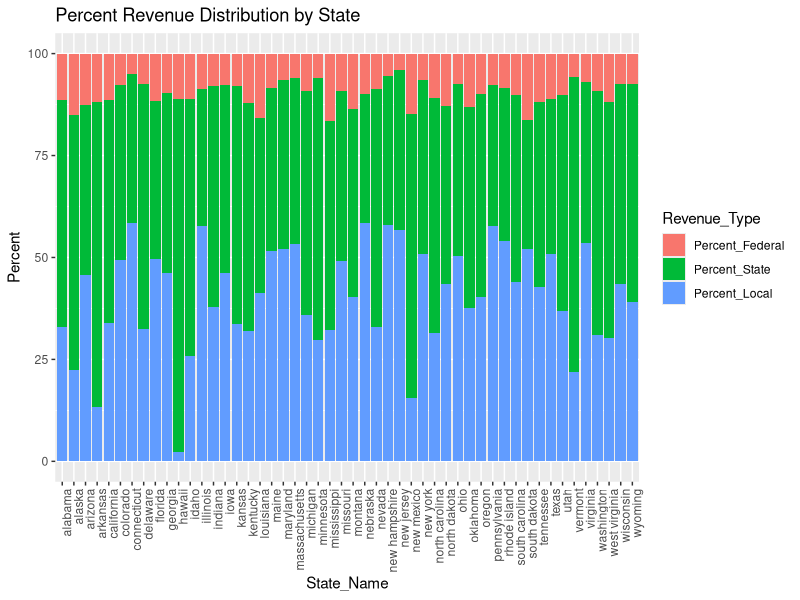
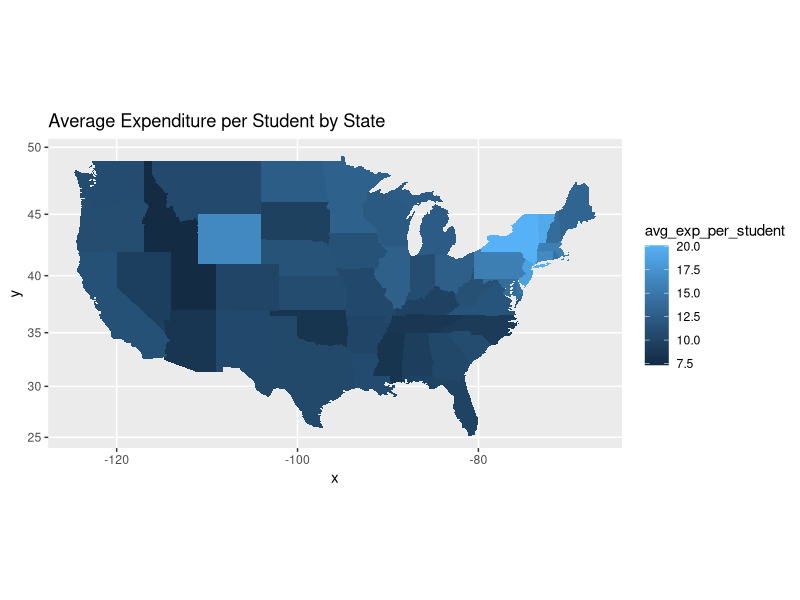
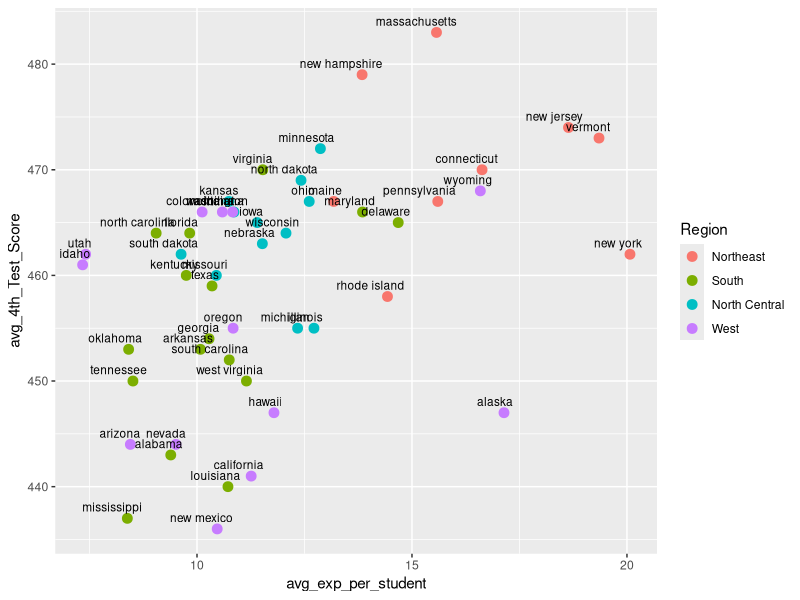
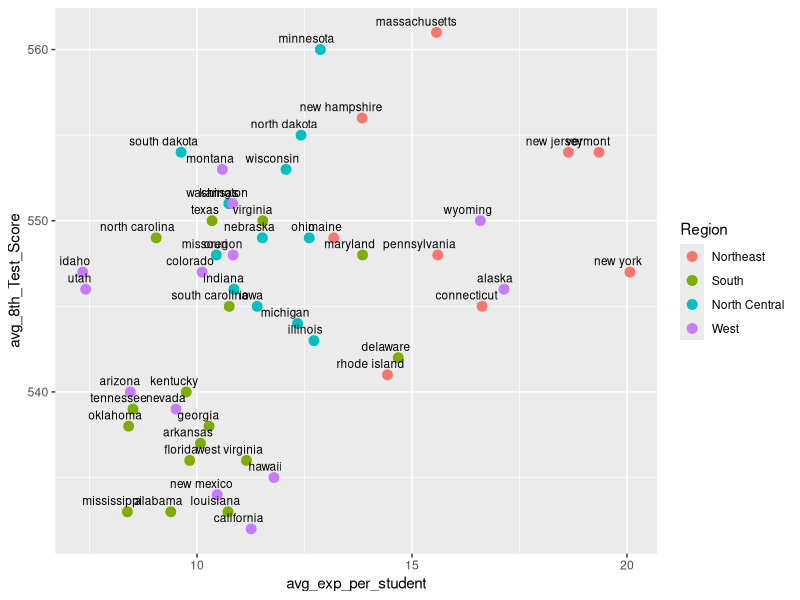
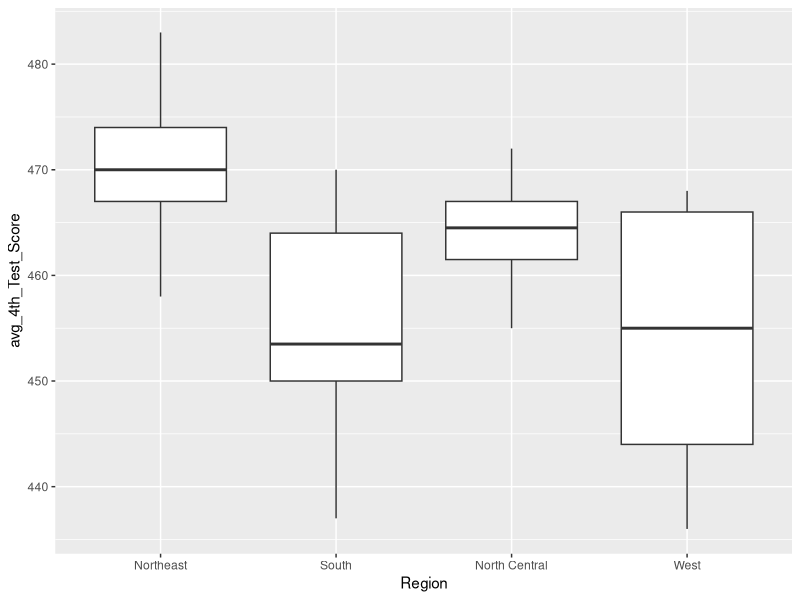
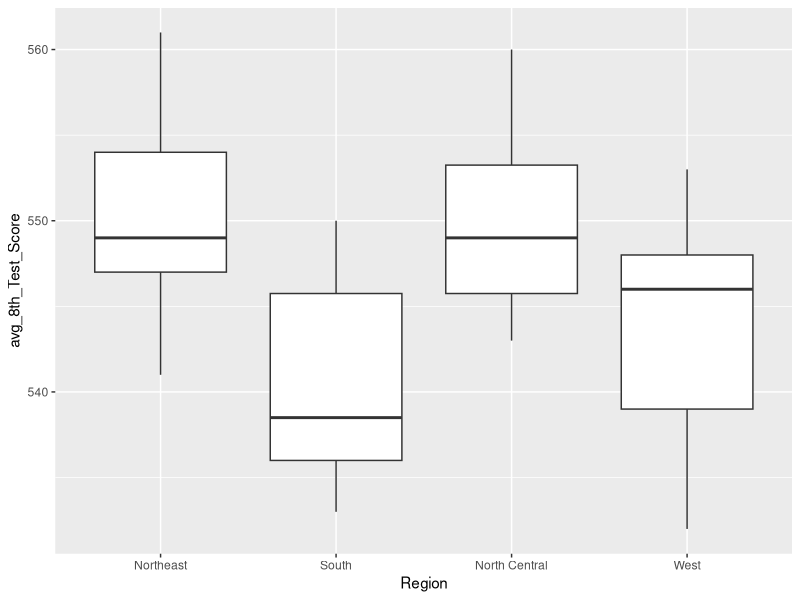
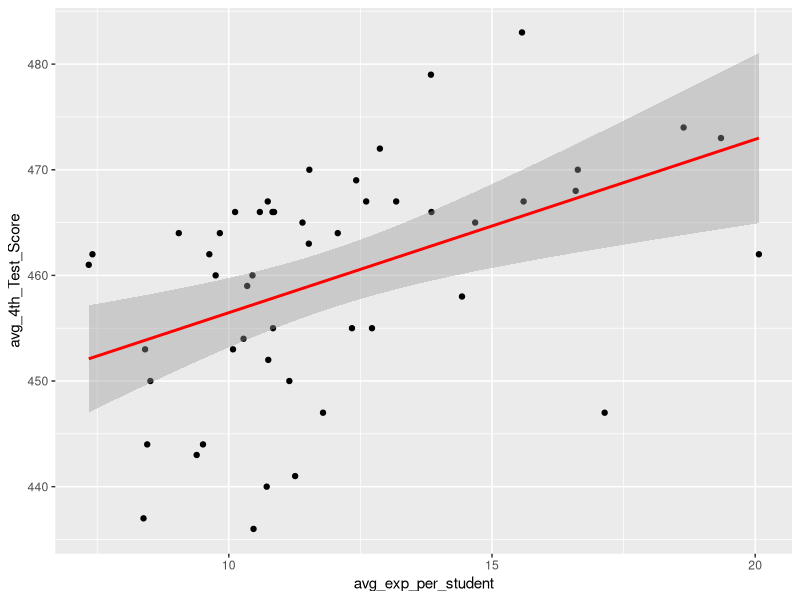
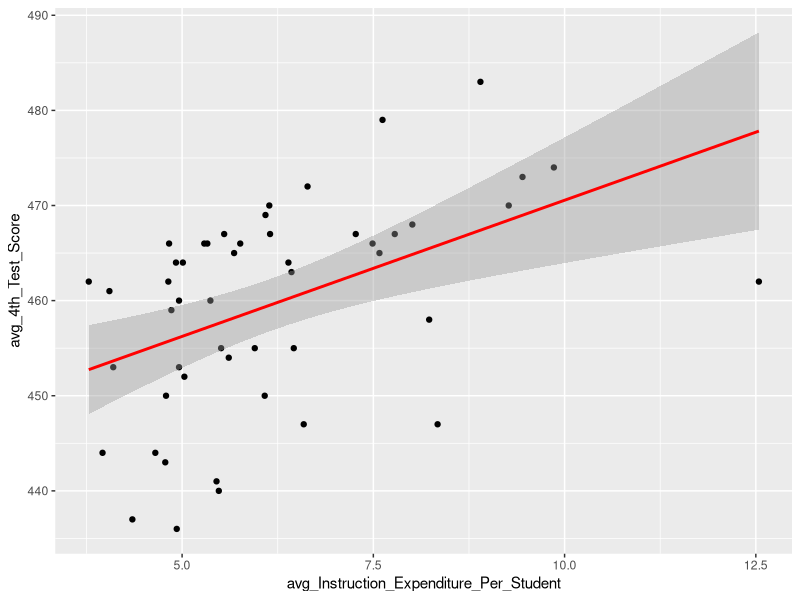

Generate these figures, in order, with R:
## ---- chunk 1
library(readxl)
states_all <- read_excel("states_all.xlsx")
## ---- chunk 2
# Convert excel to data frame
States <- data.frame(states_all)
# Remove first column Primary_Key
States <- States[,-1]
# Filter data for years with complete information
library(dplyr)
States <- filter(States, YEAR %in% c("2003", "2005", "2007", "2009", "2011", "2013", "2015"))
# Remove territories that do not have data
States <- States[-359:-409,]
# Remove District of Columbia
States <- States[States$STATE != "DISTRICT_OF_COLUMBIA",]
# Fix column names
NamesOfColumns <- c("State_Name", "Year", "Total_Enrollment", "Total_Revenue", "Federal_Revenue", "State_Revenue", "Local_Revenue",
                    "Total_Expenditure", "Instruction_Expenditure", "Support_Service_Expenditure", "Other_Expenditure",
                    "Capital_Outlay_Expenditure", "PK_Enrollment", "KG_Enrollment", "4th_Grade_Enrollment", "8th_Grade_Enrollment",
                    "12th_Grade_Enrollment", "1st_through_8th_Enrollment", "9th_through_12th_Enrollment", "1st_through_12th_Enrollment",
                    "Average_4th_Grade_Math_Score", "Average_8th_Grade_Math_Score", "Average_4th_Grade_Reading_Score", 
                    "Average_8th_Grade_Reading_Score")
States <- setNames(States, NamesOfColumns)
# Lowercase state names
States$State_Name <- tolower(States$State_Name)
# Remove "_" and replace with space in State Name column
States$State_Name <- gsub("_", " ", States$State_Name)
# Add total expenses per student coloumn
States$Expenditure_Per_Student <- States$Total_Expenditure / States$Total_Enrollment
# Add total local revenue per student column
States$Local_Revenue_Per_Student <- States$Local_Revenue / States$Total_Enrollment
# Add total state revenue per student column
States$State_Revenue_Per_Student <- States$State_Revenue / States$Total_Enrollment
# Add total Instruction Expenses per student column
States$Instruction_Expenditure_Per_Student <- States$Instruction_Expenditure / States$Total_Enrollment
# Add total Support Services Expenditure per student coloumn
States$Support_Service_Expenditure_Per_Student <- States$Support_Service_Expenditure / States$Total_Enrollment
# Add total Capital Expenses per student column
States$Capital_Outlay_Expenditure_Per_Student <- States$Capital_Outlay_Expenditure / States$Total_Enrollment
# Add total 4th Grade test results
States$Total_4th_Grade_Score <- States$Average_4th_Grade_Math_Score + States$Average_4th_Grade_Reading_Score
# Add total 8th Grade test results
States$Total_8th_Grade_Score <- States$Average_8th_Grade_Math_Score + States$Average_8th_Grade_Reading_Score
## ---- chunk 3
summary(States)
## ---- chunk 4
# Create data frame of revenue source by state
revenue_distribution <- States %>%
  group_by(State_Name) %>%
  summarise(avg_federal_revenue = mean(Federal_Revenue))
revenue_distribution <- data.frame(revenue_distribution)
revenue_distribution$avg_federal_revenue <- round(revenue_distribution$avg_federal_revenue)
## ---- chunk 5
# Add State Revenue
revenue_distribution1 <- States %>%
  group_by(State_Name) %>%
  summarise(avg_state_revenue = mean(State_Revenue))
revenue_distribution1 <- data.frame(revenue_distribution1)
revenue_distribution1$avg_state_revenue <- round(revenue_distribution1$avg_state_revenue)
revenue_distribution <- inner_join(revenue_distribution, revenue_distribution1, by = "State_Name")
## ---- chunk 6
# Add Local Revenue
revenue_distribution2 <- States %>%
  group_by(State_Name) %>%
  summarise(avg_local_revenue = mean(Local_Revenue))
revenue_distribution2 <- data.frame(revenue_distribution2)
revenue_distribution2$avg_local_revenue <- round(revenue_distribution2$avg_local_revenue)
revenue_distribution <- inner_join(revenue_distribution, revenue_distribution2, by = "State_Name")
## ---- chunk 7
# Add total Revenue Column
revenue_distribution$Total_Revenue <- revenue_distribution$avg_federal_revenue + revenue_distribution$avg_state_revenue +
                                      revenue_distribution$avg_local_revenue
## ---- chunk 8
# Find Federal, State, and Local Percent Revenue
revenue_distribution$Percent_Federal <- revenue_distribution$avg_federal_revenue / revenue_distribution$Total_Revenue * 100
revenue_distribution$Percent_State <- revenue_distribution$avg_state_revenue / revenue_distribution$Total_Revenue * 100
revenue_distribution$Percent_Local <- revenue_distribution$avg_local_revenue / revenue_distribution$Total_Revenue * 100
## ---- chunk 9
library(reshape2)
rd_long <- subset(revenue_distribution, select = c(State_Name, Percent_Federal, Percent_State, Percent_Local))
rd_long <- melt(rd_long, variable.name = "Revenue_Type",
                                  value.name = "Percent")
## ---- chunk 10
library(ggplot2)
rdgraph <- ggplot() + geom_bar(aes(y=Percent, x = State_Name, fill = Revenue_Type), data = rd_long, stat="identity")
rdgraph <- rdgraph + theme(axis.text.x = element_text(angle = 90, hjust = 1)) + ggtitle("Percent Revenue Distribution by State")
rdgraph
## ---- chunk 11
# Descriptive statistics on revenue distribution
quantile(revenue_distribution$Percent_Federal)
quantile(revenue_distribution$Percent_State)
quantile(revenue_distribution$Percent_Local)
## ---- chunk 12
# Create data frame of Average Expenditure Per Student per State
 g <- States %>%
  group_by(State_Name) %>%
  summarise(avg_exp_per_student = mean(Expenditure_Per_Student))
 g <- data.frame(g)
 g$avg_exp_per_student <- round(g$avg_exp_per_student, digits = 2)
## ---- chunk 13
# Create map of Average Expenditure Per Student
us <- map_data("state")
Exp_Per_Student_Map <- ggplot(g, aes(map_id = State_Name))
Exp_Per_Student_Map <- Exp_Per_Student_Map + geom_map(map = us,
        aes(fill=avg_exp_per_student))
Exp_Per_Student_Map <- Exp_Per_Student_Map + expand_limits(x = us$long, y = us$lat)
Exp_Per_Student_Map <- Exp_Per_Student_Map + coord_map() + ggtitle("Average Expenditure per Student by State")
Exp_Per_Student_Map
## ---- chunk 14
# Discriptive statistics on Average Expenditure per Student
quantile(g$avg_exp_per_student)
## ---- chunk 15
# Add Average 4th Grades Test Score by State to g
h <- States %>%
  group_by(State_Name) %>%
  summarise(avg_4th_Test_Score = round(mean(Total_4th_Grade_Score)))
 h <- data.frame(h)
g <- inner_join(g, h, by = "State_Name")
## ---- chunk 16
# Add Average 8th Grades Test Score by State to g
i <- States %>%
  group_by(State_Name) %>%
  summarise(avg_8th_Test_Score = round(mean(Total_8th_Grade_Score)))
 i <- data.frame(i)
g <- inner_join(g, i, by = "State_Name")
## ---- chunk 17
# Create plot showing 4th Grade test scores by state and expenditures per student by region
# Add region coloumn
g$Region <- state.region 
j <- ggplot(g, aes(x=avg_exp_per_student, y= avg_4th_Test_Score))
j <- j + geom_point(aes(color=Region), size=3)
j <- j + geom_text(aes(label=State_Name), size=3, vjust=-.75, hjust=.75)
j
## ---- chunk 18
# Create plot showing 8th Grade test scores by state and expenditures per student by region
k <- ggplot(g, aes(x=avg_exp_per_student, y= avg_8th_Test_Score))
k <- k + geom_point(aes(color=Region), size=3)
k <- k + geom_text(aes(label=State_Name), size=3, vjust=-.75, hjust=.75)
k
## ---- chunk 19
ggplot(g, aes(x=Region,avg_4th_Test_Score)) + geom_boxplot()
## ---- chunk 20
ggplot(g, aes(x=Region,avg_8th_Test_Score)) + geom_boxplot()
## ---- chunk 21
# Add Instruction Expenditure per student to g
m <- States %>%
  group_by(State_Name) %>%
  summarise(avg_Instruction_Expenditure_Per_Student = round(mean(Instruction_Expenditure_Per_Student), digits =2))
m <- data.frame(m)
g <- inner_join(g, m, by = "State_Name")
## ---- chunk 22
# Add Support Expenditure per student to g
n <- States %>%
  group_by(State_Name) %>%
  summarise(avg_Support_Service_Expenditure_Per_Student = round(mean(Support_Service_Expenditure_Per_Student), digits =2))
n <- data.frame(n)
g <- inner_join(g, n, by = "State_Name")
## ---- chunk 23
g <- inner_join(g, revenue_distribution, by = "State_Name")
## ---- chunk 24
# Seperate data by Region
NERegionDF <- g %>%
  filter(Region == "Northeast")
SRegionDF <- g %>%
  filter(Region == "South")
WRegionDF <- g %>%
  filter(Region == "West")
NCRegionDF <- g %>%
  filter(Region == "North Central")
## ---- chunk 25
# Scatterplots to see if relationship
o <- ggplot(g, aes(x=avg_exp_per_student, y=avg_4th_Test_Score)) + geom_point() + stat_smooth(method = "lm", col = "red")
o
## ---- chunk 26
p <- ggplot(g, aes(x=avg_Instruction_Expenditure_Per_Student, y=avg_4th_Test_Score)) + geom_point() + stat_smooth(method = "lm", col = "red")
p
## ---- chunk 27
q <- ggplot(g, aes(x=avg_Support_Service_Expenditure_Per_Student, y=avg_4th_Test_Score)) + geom_point() + stat_smooth(method = "lm", col = "red")
q
## ---- chunk 28
r <- ggplot(g, aes(x=Percent_Local, y=avg_4th_Test_Score)) + geom_point() + stat_smooth(method = "lm", col = "red")
r
## ---- chunk 29
s <- ggplot(g, aes(x=Percent_State, y=avg_4th_Test_Score)) + geom_point() + stat_smooth(method = "lm", col = "red")
s
## ---- chunk 30
t <- ggplot(g, aes(x=avg_exp_per_student, y=avg_8th_Test_Score)) + geom_point() + stat_smooth(method = "lm", col = "red")
t
## ---- chunk 31
v <- ggplot(g, aes(x=avg_Instruction_Expenditure_Per_Student, y=avg_8th_Test_Score)) + geom_point() + stat_smooth(method = "lm", col = "red")
v
## ---- chunk 32
w <- ggplot(g, aes(x=avg_Support_Service_Expenditure_Per_Student, y=avg_8th_Test_Score)) + geom_point() + stat_smooth(method = "lm", col = "red")
w
## ---- chunk 33
x <- ggplot(g, aes(x=Percent_Local, y=avg_8th_Test_Score)) + geom_point() + stat_smooth(method = "lm", col = "red")
x
## ---- chunk 34
y <- ggplot(g, aes(x=Percent_State, y=avg_8th_Test_Score)) + geom_point() + stat_smooth(method = "lm", col = "red")
y
## ---- chunk 35
# Linear models
model1 <- lm(formula = avg_4th_Test_Score ~ avg_exp_per_student + Percent_Local + Percent_State + Region, data = g)
summary(model1)
## ---- chunk 36
model2 <- lm(formula = avg_4th_Test_Score ~ Percent_Local + Percent_State + Region, data = g)
summary(model2)
## ---- chunk 37
model3 <- lm(formula = avg_8th_Test_Score ~ avg_exp_per_student + Percent_Local + Percent_State + Region, data = g)
summary(model3)
## ---- chunk 38
model4 <- lm(formula = avg_8th_Test_Score ~ avg_exp_per_student + Percent_Local + Percent_State, data = NERegionDF)
summary(model4)
## ---- chunk 39
model5 <- lm(formula = avg_4th_Test_Score ~ avg_exp_per_student + Percent_Local + Percent_State, data = NERegionDF)
summary(model5)
## ---- chunk 40
model6 <- lm(formula = avg_8th_Test_Score ~ avg_exp_per_student + Percent_Local + Percent_State, data = NCRegionDF)
summary(model6)
## ---- chunk 41
model7 <- lm(formula = avg_4th_Test_Score ~ avg_exp_per_student + Percent_Local + Percent_State, data = NCRegionDF)
summary(model7)
## ---- chunk 42
model8 <- lm(formula = avg_8th_Test_Score ~ avg_exp_per_student + Percent_Local + Percent_State, data = SRegionDF)
summary(model8)
## ---- chunk 43
model9 <- lm(formula = avg_4th_Test_Score ~ avg_exp_per_student + Percent_Local + Percent_State, data = SRegionDF)
summary(model9)
## ---- chunk 44
model10 <- lm(formula = avg_4th_Test_Score ~ Percent_Local + Percent_State, data = SRegionDF)
summary(model10)
## ---- chunk 45
model11 <- lm(formula = avg_8th_Test_Score ~ avg_exp_per_student + Percent_Local + Percent_State, data = WRegionDF)
summary(model11)
## ---- chunk 46
model12 <- lm(formula = avg_4th_Test_Score ~ avg_exp_per_student + Percent_Local + Percent_State, data = WRegionDF)
summary(model12)
## ---- chunk 47
# Create categorial variable of above average test scores for 4th grade
tm4 <- mean(g$avg_4th_Test_Score)
g$good_scores_4 <- cut(g$avg_4th_Test_Score, breaks = c(-Inf, tm4, Inf),
                                                    labels = c("0", "1"))
## ---- chunk 48
# Create categorical variable of above average test scores for 8th grade
tm8 <- mean(g$avg_8th_Test_Score)
g$good_scores_8 <- cut(g$avg_8th_Test_Score, breaks = c(-Inf, tm8, Inf),
                                                    labels = c("0", "1"))
## ---- chunk 49
# Create train and test data sets
set.seed(1)
nrows <- nrow(g) # number of rows in the data
sample_size <- round(0.6*nrows) # take 60%

training_index <- sample(1:nrows, size = sample_size, replace = FALSE) # random index

ts_train <- g[training_index, ] # train data set
ts_test <- g[-training_index, ] # test data set
## ---- chunk 50
# Train model with the kernlab package
set.seed(1)
library(kernlab)
model <- ksvm(good_scores_4 ~ avg_Instruction_Expenditure_Per_Student + avg_Support_Service_Expenditure_Per_Student + Percent_State + Percent_Local + Region, data = ts_train,
                    kernel = "rbfdot",
                    kpar = "automatic",
                    prob.model = TRUE)

model
## ---- chunk 51
# Table of prediction model
pred <- predict(model, ts_test)
table(pred, ts_test$good_scores_4)
## ---- chunk 52
# Create column in ts_test for accuracy
ts_test$Predicted <- pred
Accuracy <- c()
Accuracy <- ifelse(ts_test$good_scores_4 == ts_test$Predicted, 0, 1)
ts_test$Accuracy <- Accuracy
## ---- chunk 53
# Create scatter plot with results of model
g1 <- ggplot(ts_test, aes(x = avg_exp_per_student, y = avg_4th_Test_Score))
g1 <- g1 + geom_point(aes(size = Accuracy, color = good_scores_4, shape = pred))
g1
## ---- chunk 54
# Train model with the kernlab package
set.seed(2)
model1 <- ksvm(good_scores_8 ~ avg_exp_per_student + avg_Instruction_Expenditure_Per_Student + avg_Support_Service_Expenditure_Per_Student + Percent_State + Percent_Local, data = ts_train,
                    kernel = "rbfdot",
                    kpar = "automatic",
                    prob.model = TRUE)

model1
## ---- chunk 55
set.seed(2)
pred1 <- predict(model1, ts_test)
table(pred1, ts_test$good_scores_8)
## ---- chunk 56
# Create column in ts_test for accuracy
ts_test$Predicted <- pred
Accuracy8 <- c()
Accuracy8 <- ifelse(ts_test$good_scores_8 == ts_test$Predicted, 0, 1)
ts_test$Accuracy8 <- Accuracy8
## ---- chunk 57
# Create scatter plot with results of model
g2 <- ggplot(ts_test, aes(x = avg_8th_Test_Score, y = avg_exp_per_student))
g2 <- g2 + geom_point(aes(size = Accuracy8, color = good_scores_8, shape = pred))
g2
## ---- chunk 58
# Create categorial variable of above average test scores for 4th grade with South regional information
tms4 <- mean(SRegionDF$avg_4th_Test_Score)
SRegionDF$good_scores_4 <- cut(SRegionDF$avg_4th_Test_Score, breaks = c(-Inf, tms4, Inf),
                                                    labels = c("0", "1"))
## ---- chunk 59
# Create categorical variable of above average test scores for 8th grade
tms8 <- mean(SRegionDF$avg_8th_Test_Score)
SRegionDF$good_scores_8 <- cut(SRegionDF$avg_8th_Test_Score, breaks = c(-Inf, tms8, Inf),
                                                    labels = c("0", "1"))
## ---- chunk 60
# Create train and test data sets
set.seed(1)
nrows <- nrow(SRegionDF) # number of rows in the data
sample_size <- round(0.6*nrows) # take 60%

training_index <- sample(1:nrows, size = sample_size, replace = FALSE) # random index

ts_train <- SRegionDF[training_index, ] # train data set
ts_test <- SRegionDF[-training_index, ] # test data set
## ---- chunk 61
# Train model with the kernlab package
library(kernlab)
model <- ksvm(good_scores_4 ~ avg_Instruction_Expenditure_Per_Student + avg_Support_Service_Expenditure_Per_Student + Percent_State + Percent_Local + Region, data = ts_train,
                    kernel = "rbfdot",
                    kpar = "automatic",
                    prob.model = TRUE)

model
## ---- chunk 62
# Make prediction table
pred <- predict(model, ts_test)
table(pred, ts_test$good_scores_4)
